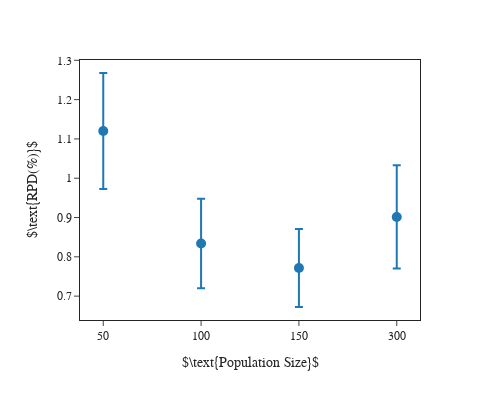

Notebook cell for this chart:
### Markdown cell above
### Population size

### Code cell
fig = single_file_plot(
    "../solutions/popsize", 
    ["pop_size"], 
    r"$\text{Population Size}$", 
    r"$\text{RPD(%)}$",
    "3_popsize",
)
fig.show()

### Figure 1 — Plotly figure (JSON) as saved in the notebook; plotly's stock layout.template omitted (floating-point values rounded to 4 significant figures)
{"data": [{"error_y": {"array": [0.1474, 0.1138, 0.09923, 0.1315]}, "hovertemplate": "index=%{x}<br>mean=%{y}<extra></extra>", "legendgroup": "", "marker": {"color": "#1F77B4", "size": 10, "symbol": "circle"}, "mode": "markers", "name": "", "orientation": "v", "showlegend": false, "type": "scatter", "x": ["50", "100", "150", "300"], "xaxis": "x", "y": [1.12, 0.834, 0.7716, 0.9015], "yaxis": "y"}], "layout": {"font": {"family": "Times New Roman"}, "height": 400, "legend": {"tracegroupgap": 0}, "margin": {"t": 60}, "width": 500, "xaxis": {"anchor": "y", "domain": [0, 1], "mirror": true, "title": {"text": "$\\text{Population Size}$"}, "type": "category"}, "yaxis": {"anchor": "x", "domain": [0, 1], "mirror": true, "title": {"text": "$\\text{RPD(%)}$"}}}}
